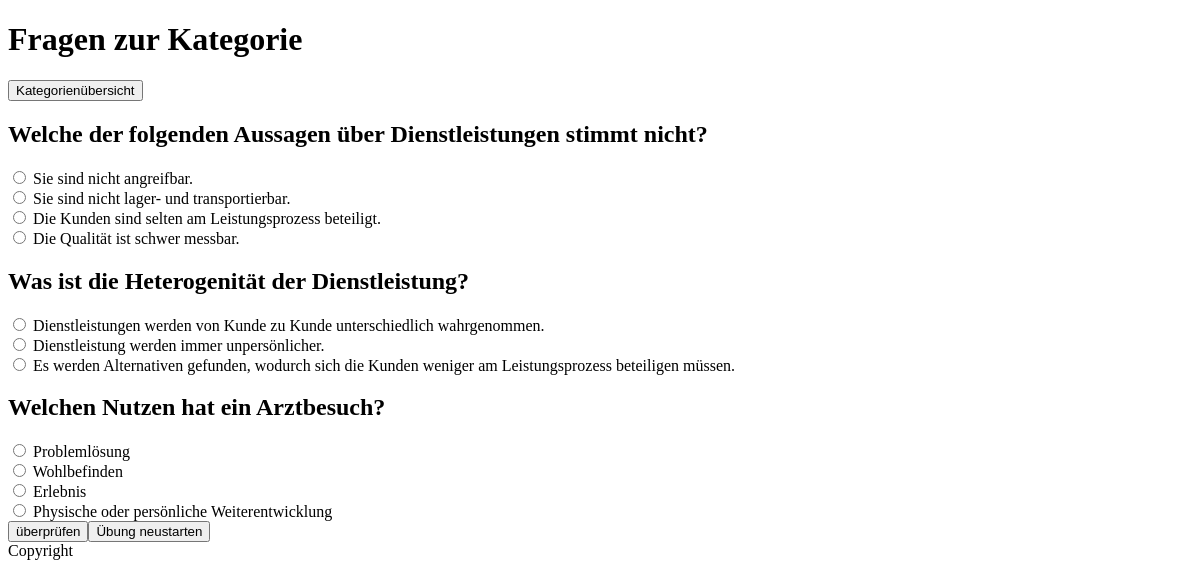
Screenshot of /fragen.php?kategorie=Dienstleistungsbetriebe with the database file from the repository.
### tables this page shows
CREATE TABLE `antworten` (
  `ID` int(11) NOT NULL,
  `text` varchar(255) NOT NULL,
  `FK_Frage` int(11) NOT NULL,
  `richtig` tinyint(1) NOT NULL
);

### functions/functions.php (called while the page is built, shortened)
<?php
function getFragenByKategorie($kategorie){
    $conn=getDbConnection();
    $count=0;
    $result = array();
    $rs = $conn->query("select Frage from fragen
    JOIN kategorie ON kategorie.KategorieID = fragen.FK_Kategorie
    WHERE kategorie.Kategorie = '$kategorie' ");
    foreach($rs as $row){
        $result[$count] = $row["Frage"];
        $count++;
    }
    return $result;
}
function getAntwortenByFrage($frage){
    $conn=getDbConnection();
    $count=0;
    $result = array();
    $rs = $conn->query("SELECT * FROM `antworten`
    JOIN fragen ON fragen.FrageID = antworten.FK_Frage
    WHERE fragen.Frage = '$frage' ");
    foreach($rs as $row){
        $antwortObj = new AntwortObj();
        $antwortObj->text = $row["text"];
        $antwortObj->id = $row["ID"];
        $result[$count] = $antwortObj;
        $count++;
    }
    return $result;
}
?>

### fragen.php (the view, shortened to what this page needs)
<!DOCTYPE html>
<?PHP
    include "functions/functions.php";
    $kategorie = $_GET['kategorie'];
?>
<html lang="de">
  <head>
  </head>
  <body>
    <h1>Fragen zur Kategorie</h1> <button onclick="location.href='index.php'" value="Kategorienübersicht">Kategorien&uuml;bersicht</button>
    <?php
      foreach(getFragenByKategorie($kategorie) as $frage) {
        echo "<div class='frageContainer'>
        <h2 class='frage'>$frage</h2>";
       echo "<form action=''>";
        foreach(getAntwortenByFrage($frage) as $antwort) {
          echo "<div id='$antwort->id-container' class='antwort-container'>
                  <input id='$antwort->id' class='antwort' type='radio' name='antwort' value='$antwort->text'>
                    <label for='$antwort->id'>$antwort->text</label>
                </div>";
        }
        echo "</form>";
       echo "</div>";
      }
    ?>
  <button onclick='validate()'>&uuml;berpr&uuml;fen</button><button onclick="window.location.reload()" value="Übung neustarten">&Uuml;bung neustarten</button>
      </body>
  <footer>Copyright</footer>
</html>

### fragen.php (style rules this page uses)
input[type=radio] + label:before { vertical-align: baseline; display: inline-block; }
input[type=radio] + label:before { background-color: green; }

### rows the page displays
antworten: text "Sie sind nicht angreifbar."
antworten: text "Sie sind nicht lager- und transportierbar."
antworten: text "Die Kunden sind selten am Leistungsprozess beteiligt."
antworten: text "Die Qualität ist schwer messbar."
antworten: text "Dienstleistungen werden von Kunde zu Kunde unterschiedlich wahrgenommen."
antworten: text "Dienstleistung werden immer unpersönlicher."
antworten: text "Es werden Alternativen gefunden, wodurch sich die Kunden weniger am Leistungsprozess beteiligen müssen."
antworten: text "Problemlösung"
antworten: text "Wohlbefinden"
antworten: text "Erlebnis"
antworten: text "Physische oder persönliche Weiterentwicklung"

### other values shown
$frage "Welche der folgenden Aussagen über Dienstleistungen stimmt nicht?"
$frage "Was ist die Heterogenität der Dienstleistung?"
$frage "Welchen Nutzen hat ein Arztbesuch?"
